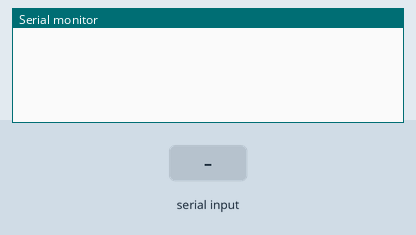
Simulated run of this sketch. Board: Arduino Uno, built with avr-gcc and run on an emulated ATmega328P. On the bench: the last lines printed to the serial monitor. The inputs (shaded band) are chosen by the test bench.

Above: at 1.2 s.
1.3 s: "90,45\n" received over Serial
At 3.3 s:
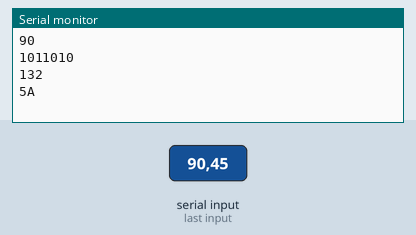
3.8 s: "30,150\n" received over Serial
At 5.2 s:
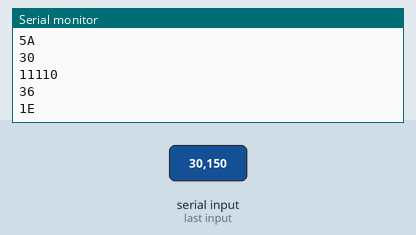
6.3 s: "200\n" received over Serial
At 8.4 s:
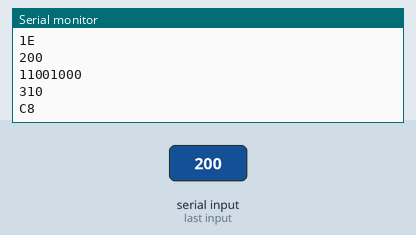
Timing chart, 0 to 9.9 s (numbered marks = the images above; inputs shaded):
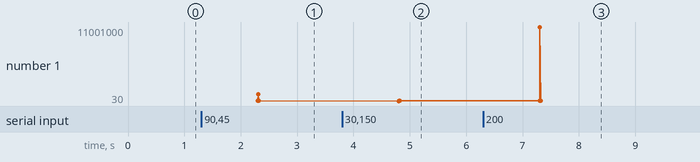

The sketch:

serialCom.ino
```cpp
void setup() {
  Serial.begin(9600);
}

void loop() {
  while(Serial.available() == 0){};

  String value = Serial.readString();
  int val = value.toInt();
  Serial.println(val);

  Serial.println(val, BIN);
  Serial.println(val, OCT);
  Serial.println(val, HEX);
}
```

Measured:
- after the input at 1.3 s, the serial monitor: prints a new line after 1.0 s (image 1)
- after the input at 3.8 s, the serial monitor: prints a new line after 1.0 s (image 2)
- after the input at 6.3 s, the serial monitor: prints a new line after 1.0 s (image 3)
- plotted number 1: 132 → 36 after the input at 3.8 s, 36 → 310 after the input at 6.3 s
